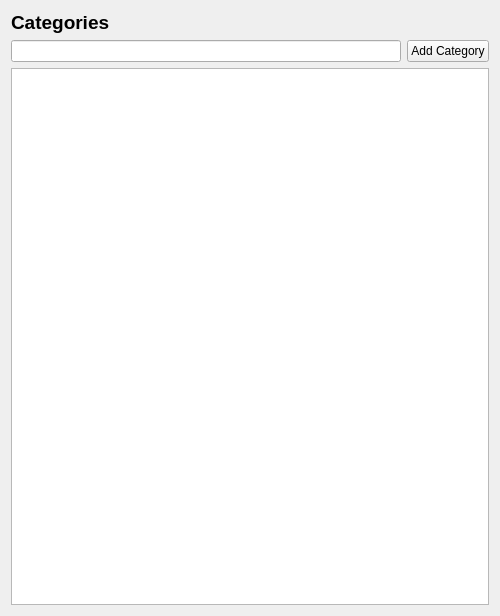
<?xml version="1.0" encoding="UTF-8"?>
<ui version="4.0">
 <class>Form</class>
 <widget class="QWidget" name="Form">
  <property name="geometry">
   <rect>
    <x>0</x>
    <y>0</y>
    <width>500</width>
    <height>616</height>
   </rect>
  </property>
  <property name="windowTitle">
   <string>Categories</string>
  </property>
  <layout class="QVBoxLayout" name="verticalLayout_5">
   <item>
    <widget class="QLabel" name="label">
     <property name="font">
      <font>
       <family>Arial</family>
       <pointsize>14</pointsize>
       <weight>75</weight>
       <bold>true</bold>
      </font>
     </property>
     <property name="text">
      <string>Categories</string>
     </property>
    </widget>
   </item>
   <item>
    <layout class="QHBoxLayout" name="horizontalLayout_2">
     <property name="spacing">
      <number>6</number>
     </property>
     <item>
      <widget class="QLineEdit" name="categorynameinput"/>
     </item>
     <item>
      <widget class="QPushButton" name="addCategoryBtn">
       <property name="text">
        <string>Add Category</string>
       </property>
      </widget>
     </item>
    </layout>
   </item>
   <item>
    <widget class="QListWidget" name="listWidget"/>
   </item>
  </layout>
 </widget>
 <resources/>
 <connections/>
</ui>
